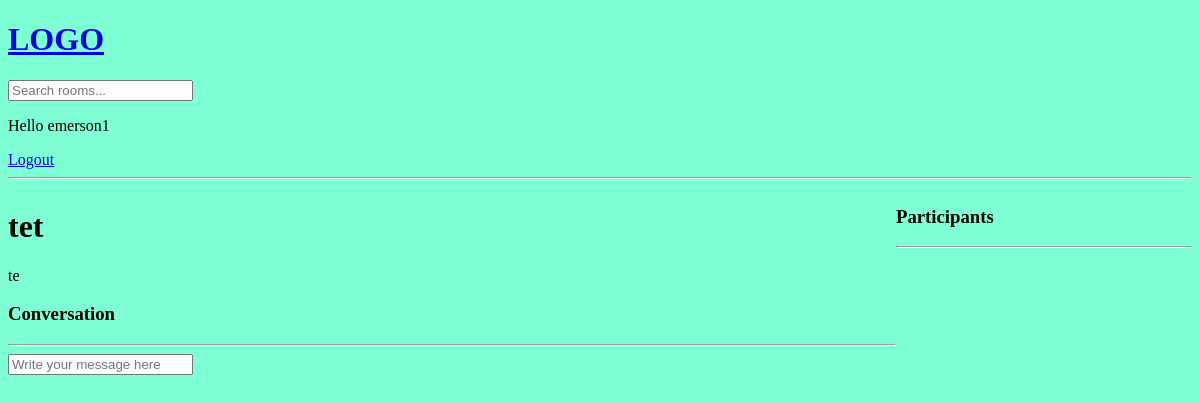
Page /room/5/ (signed in) on the earlier database version.
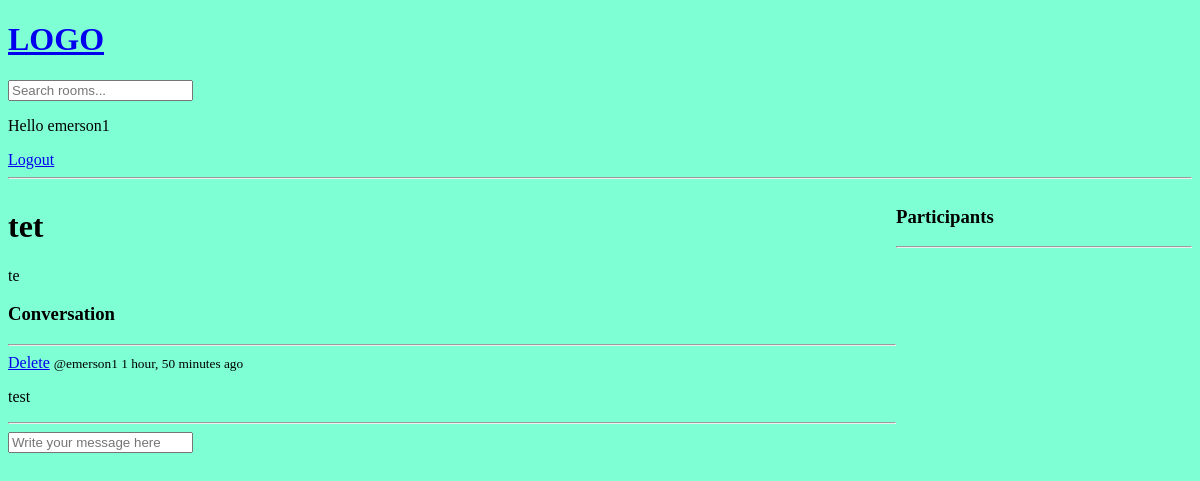
Same page on the later database version.
### base/models.py (models this page shows)
class Message(models.Model):
    user = models.ForeignKey(User, on_delete=models.CASCADE)
    room = models.ForeignKey(Room, on_delete=models.CASCADE)
    body = models.TextField()
    updated = models.DateTimeField(auto_now=True)
    created = models.DateTimeField(auto_now_add=True)
    class Meta:
        ordering = ['-updated', '-created']
    def __str__(self):
        return self.body[0:50]

### base/views.py (the view, shortened to what this page needs)
# urls.py: path('room/<str:pk>/', views.room, name='room'),
def room(request, pk):
    room = Room.objects.get(id=pk)
    messages = room.message_set.all().order_by('-created')
    participants = room.participants.all()
    context = {'room': room, 'messages': messages, 'participants': participants}
    return render(request, 'base/room.html', context)

### base/templates/base/room.html (shortened to what this page needs)
{% extends 'main.html' %}
{% block content %}
<div class="room-container">
    <div>
        <h1>{{room.name}}</h1>
        <p>{{room.description}}</p>
        <div class="comment-wrapper">
            <h3>Conversation</h3>
            <hr>
            {% for message in messages %}
            <div>
                {% if request.user == message.user %}
                <a href="{% url 'delete-message' message.id %}">Delete</a>
                {% endif %}
                <small>@{{message.user}} {{message.created|timesince}} ago</small>
                <p>{{message.body}}</p>
                <hr>
            </div>
            {% endfor %}
        </div>
        {% if request.user.is_authenticated %}
        <div class="comment-form">
            <form method="POST" action="">
                <input type="text" name="body" placeholder="Write your message here">
            </form>
        </div>
        {% endif %}
    </div>
    <div>
        <h3>Participants</h3>
        <hr>
    </div>
</div>
{% endblock %}

Differences in the rows shown:
added Message: shows "Delete", user "emerson1", created "1 hour, 50 minutes", body "test"
